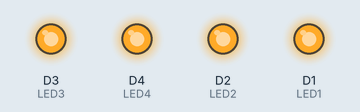
Recording of a sketch running on a simulated ESP8266 (NodeMCU). Shown: output pins drawn as LEDs (lit = HIGH). What the sketch prints to the serial monitor is not drawn.

Above: at 0.5 s.
At 1.5 s:
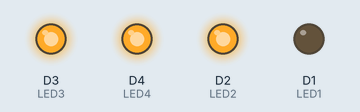
Timing chart, 0 to 3.0 s (numbered marks = the images above):
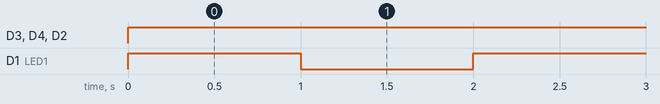

Measured:
- by itself, D3 (LED3), D4 (LED4), D2 (LED2): LOW → HIGH at 0.00 s
- by itself, D1 (LED1): alternates HIGH for 1.0 s and LOW for 1.0 s

The sketch:

ESP8266.ino
```cpp
int LED1 = D1;
int LED2 = D2;
int LED3 = D3;
int LED4 = D4;


void setup() {
  // put your setup code here, to run once:
  Serial.begin(115200);
  Serial.println("setup() START");

  pinMode(LED1, OUTPUT);
    pinMode(LED2, OUTPUT);
      pinMode(LED3, OUTPUT);
        pinMode(LED4, OUTPUT);

}

void loop() {
  // put your main code here, to run repeatedly:

  digitalWrite(LED1, HIGH);
  digitalWrite(LED2, HIGH);
  digitalWrite(LED3, HIGH);
  digitalWrite(LED4, HIGH);
  delay(1000);
  digitalWrite(LED1, LOW);
  delay(1000);
}
```
